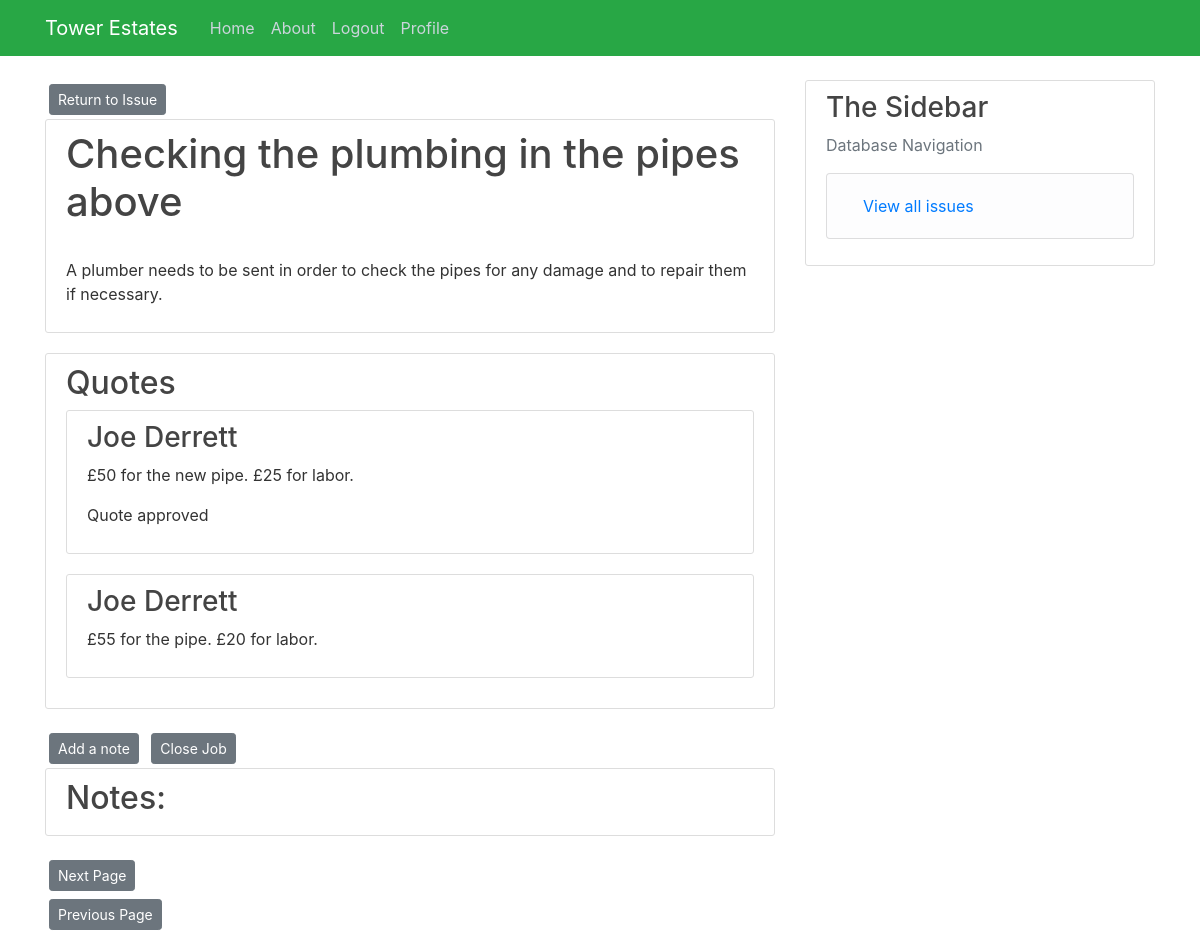
/Job/1 (signed in), run on an earlier commit of the app's database.
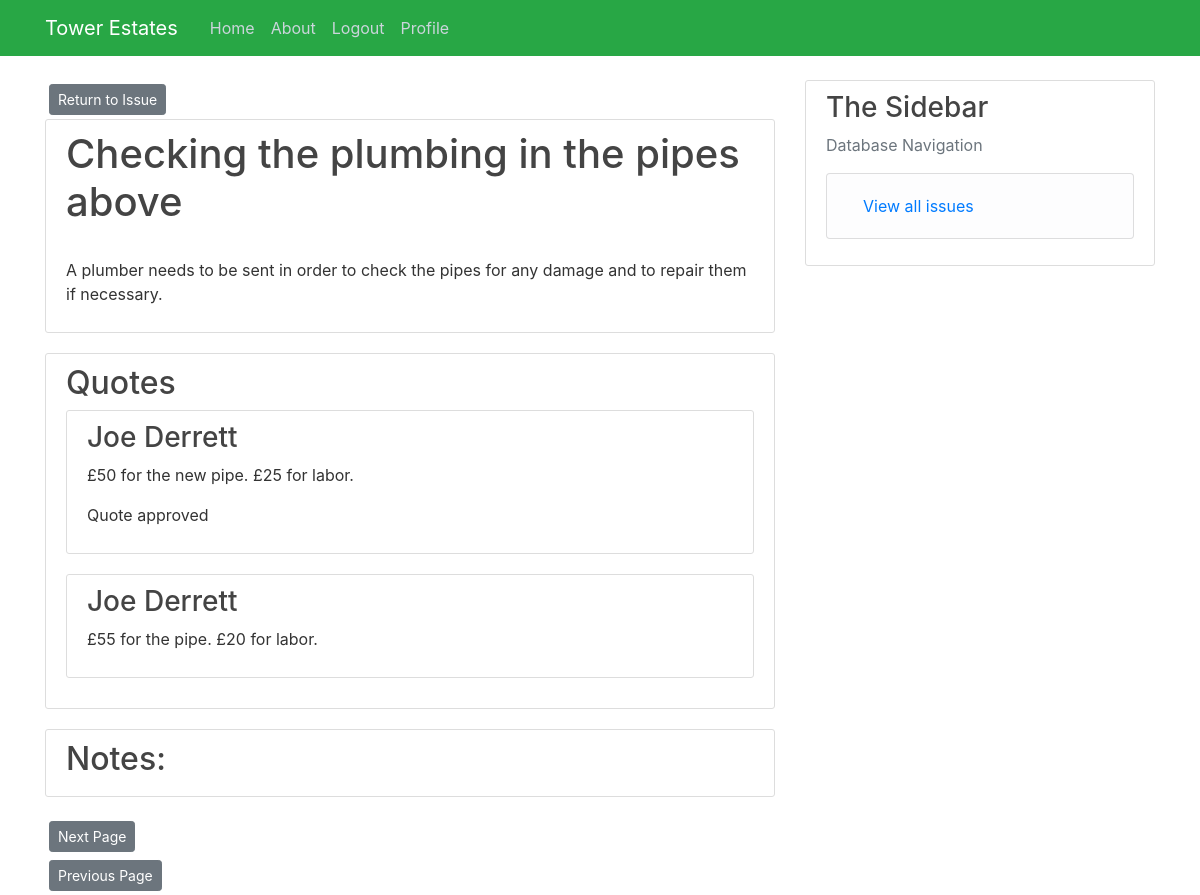
And on a later commit of the database.
### Tower/routes.py (the view)
@app.route("/Job/<int:job_id>")
@login_required
def Job(job_id):
    page = request.args.get("page", 1, type=int)
    job = db.session.query(Jobs).filter(Jobs.job_id == job_id).first()
    quotes = db.session.query(Quotes, User).outerjoin(Quotes, User.user_id == Quotes.contractor).filter(
        Quotes.job == job_id).all()
    approved = False
    for quote in quotes:
        if quote.Quotes.chosen == True:
            approved = True
    data = db.session.query(Jobs_Notes).filter_by(job = job_id)
    notes = data.paginate(page, per_page=5)
    next_url = url_for("Job", page=notes.next_num) \
        if notes.has_next else None
    prev_url = url_for("Job", page=notes.prev_num) \
        if notes.has_prev else None
    return render_template("Job.html", title="Job page", job=job, quotes=quotes, approved=approved, notes=notes, next_url=next_url, prev_url=prev_url)

### Tower/models.py (called while the page is built)
@login_manager.user_loader
def load_user(user_id):
    return User.query.get(int(user_id))

### Tower/templates/Job.html (shortened to what this page needs)
{% extends "layout.html" %}
{% block content %}
<a class="btn btn-secondary btn-sm m-1" href="{{url_for('Issue_page', issue_id = job.issue) }}">Return to Issue</a>
<div class="content-section">
    <h2 class="account-heading"> {{ job.summary }}</h2>
    <br>
    <p>{{job.content}}</p>
</div>
<div class="content-section">
    <h2 class="article-title">Quotes</h2>
    {% for thing in quotes %}
        <div class="content-section">
            <h3> {{thing.User.name}}</h3>
            <p> {{thing.Quotes.content}} </p>
            {% if thing.Quotes.chosen == True %}
            <p>Quote approved</p>
            {% endif %}
        </div>
    {% endfor %}
</div>
<div>
    {%if job.closed == False%}
    <a class="btn btn-secondary btn-sm m-1" href=" {{url_for('add_job_note', job_id = job.job_id)}}">Add a note</a>
    <a class="btn btn-secondary btn-sm m-1" href=" {{url_for('job_closing', job_id = job.job_id)}}">Close Job</a>
    {% endif %}
</div>
<div class="content-section">
    <h2 class="article-title">Notes: </h2>
</div>
<div>
    <a class="btn btn-secondary btn-sm m-1" href=" {{next_url}}">Next Page</a>
</div>
<div>
    <a class="btn btn-secondary btn-sm m-1" href=" {{prev_url}}">Previous Page</a>
</div>
{% endblock content %}

What changed in the data, as far as the page shows it:
changed Jobs "Checking the plumbing in the pipes above": closed False → True (drawn)
Also different on the page:
text no longer shown: "Add a note Close Job"
